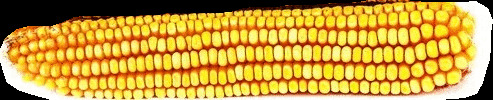
#> input picture images/corn/test1.jpg, 493 x 100 px, found by its file name
$ jupyter execute Dimensionality_Extraction_from_image.ipynb
#> lines starting #> are read from the running program, lines starting #| are printed output that depends on the picture; after the words box and inside, x2 and y2 are one past the last pixel; in counts of white or black regions, pixels touching at a corner belong together
[cell 1]
import cv2
from google.colab.patches import cv2_imshow

# Load image, grayscale, Gaussian blur, Otsu's threshold
image = cv2.imread(r'C:\Users\C.GOUTHAM\Desktop\Deepcorn\images\corn\test1.jpg')
#> image is the input picture: shape (100, 493, 3); mean B, G, R 62.2, 158, 198
gray = cv2.cvtColor(image, cv2.COLOR_BGR2GRAY)
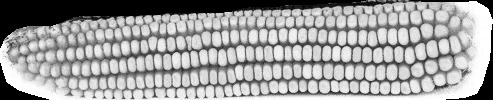
#> gray: shape (100, 493); min 0, max 255, mean 159.1
blur = cv2.GaussianBlur(gray, (5,5), 0)
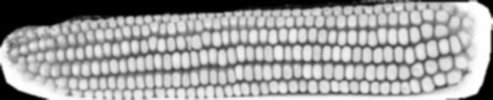
#> blur: shape (100, 493); min 0, max 255, mean 159.1
thresh = cv2.threshold(blur, 0, 255, cv2.THRESH_BINARY_INV + cv2.THRESH_OTSU)[1]
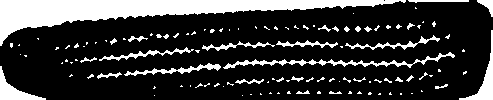
#> thresh: shape (100, 493); 21.6% white; 118 white regions (90 under 20 px), largest, box (x1, y1, x2, y2) and area: (0, 0, 406, 46) 6043, (223, 52, 455, 69) 749, (459, 30, 493, 100) 525

# Find bounding box
x,y,w,h = cv2.boundingRect(thresh)
#> x = 0; y = 0; w = 493; h = 100
cv2.rectangle(image, (x, y), (x + w, y + h), (36,255,12), 2)
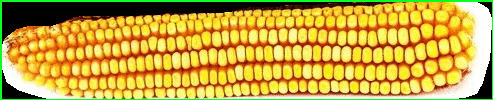
#> image: shape (100, 493, 3); 3.59% of pixels changed, all inside (x1, y1, x2, y2) = (0, 0, 493, 100)
cv2.putText(image, "w={},h={}".format(w,h), (x,y - 10), cv2.FONT_HERSHEY_SIMPLEX, 0.7, (36,255,12), 2)

cv2_imshow(thresh)
cv2_imshow(image)
cv2.waitKey()

$ run again, with images/corn/test2.jpg copied over images/corn/test1.jpg
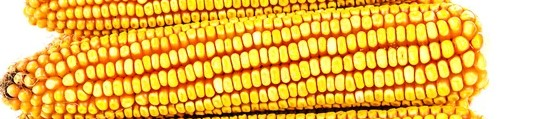
#> input picture images/corn/test2.jpg, 542 x 119 px, found by its file name
#> image is the input picture: shape (119, 542, 3); mean B, G, R 81.5, 185.1, 231.2
#> `thresh = cv2.threshold(blur, 0, 255, cv2.THRESH_BINARY_INV + cv2.THRES..`:
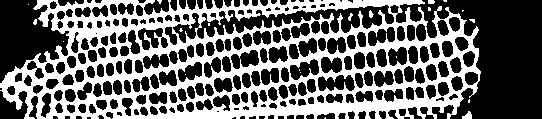
#> thresh: shape (119, 542); 40.8% white; 22 white regions (17 under 20 px), largest, box (x1, y1, x2, y2) and area: (0, 0, 481, 119) 26118, (462, 111, 472, 119) 52, (428, 0, 435, 4) 26, (369, 10, 374, 18) 26, (348, 13, 353, 21) 22
#> x = 0; w = 481; h = 119
#> `cv2.rectangle(image, (x, y), (x + w, y + h), (36,255,12), 2)`:
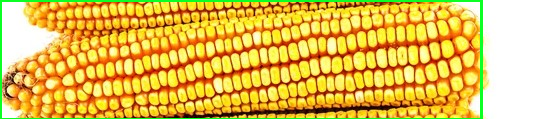
#> image: shape (119, 542, 3); 3.15% of pixels changed, all inside (x1, y1, x2, y2) = (0, 0, 483, 119)

$ run again, with images/corn/test4.jpg copied over images/corn/test1.jpg
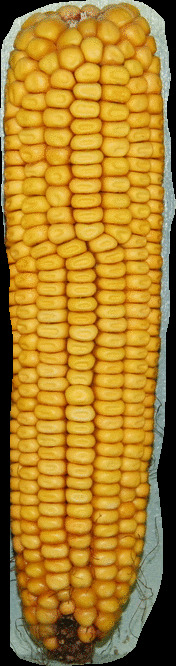
#> input picture images/corn/test4.jpg, 176 x 666 px, found by its file name
#> image is the input picture: shape (666, 176, 3); mean B, G, R 42.4, 128.2, 170.1
#> `thresh = cv2.threshold(blur, 0, 255, cv2.THRESH_BINARY_INV + cv2.THRES..`:
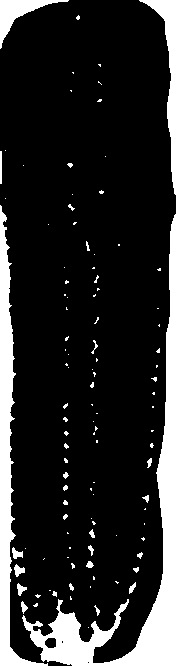
#> thresh: shape (666, 176); 15.8% white; 107 white regions (82 under 20 px), largest, box (x1, y1, x2, y2) and area: (22, 214, 176, 666) 9532, (0, 205, 48, 666) 5096, (139, 0, 176, 195) 1629
#> x = 0; w = 176; h = 666
#> `cv2.rectangle(image, (x, y), (x + w, y + h), (36,255,12), 2)`:
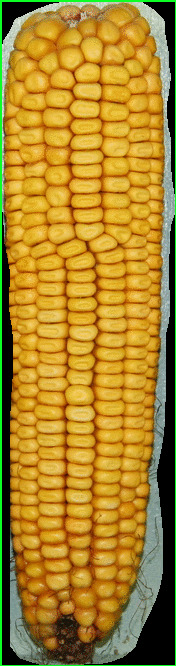
#> image: shape (666, 176, 3); 2.15% of pixels changed, all inside (x1, y1, x2, y2) = (0, 0, 176, 666)
